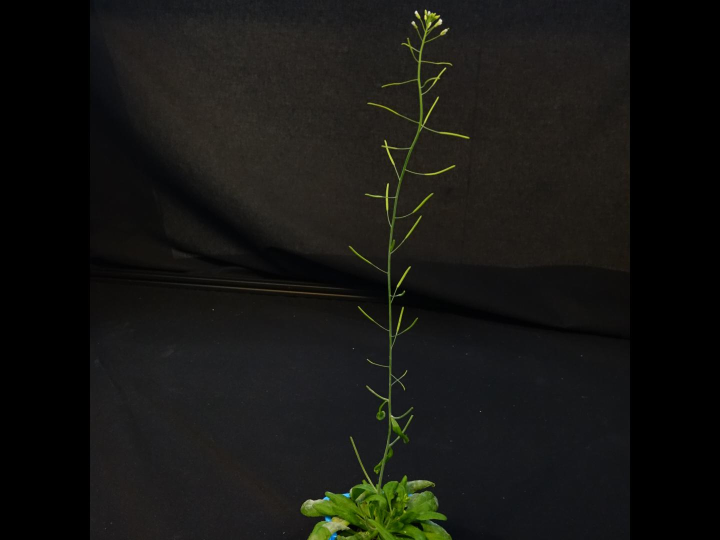
#> input picture tests/testdata/real_plant/images/00000_rgb.jpg, 1440 x 1080 px, found by its file name (shown at 1/2 size)
$ jupyter execute --allow-errors Research_-_Rotation_estimation_from_feature_matching.ipynb
#> lines starting #> are read from the running program, lines starting #| are printed output that depends on the picture
# Rotation estimation by feature matching

We performed 5 consecutive acquisitions of the same object (without moving it) with the _Plant Imager_.
The first image of the first dataset present a different pose than the other four.

We would like to estimate the difference in terms of **relative camera poses**.

[cell 1]
import numpy as np
import matplotlib.pyplot as plt

from pathlib import Path
from skimage.io import imread
from skimage.color import rgb2gray
from skimage.feature import match_descriptors, ORB, plot_matches
from skimage.measure import ransac
from skimage.transform import AffineTransform

## Load the images data

[cell 2]
root_path = Path("/data/ROMI/2022.10.10_Hardware_repeatability/Scans")
img_left = imread(root_path.joinpath('Sangoku_40_1/images/00000_rgb.jpg'))
#> img_left is the input picture: shape (1080, 1440, 3); mean R, G, B 22.1, 22.1, 19.4
img_right = imread(root_path.joinpath('Sangoku_40_2/images/00000_rgb.jpg'))

[cell 3]
img_left, img_right = map(rgb2gray, (img_left, img_right))
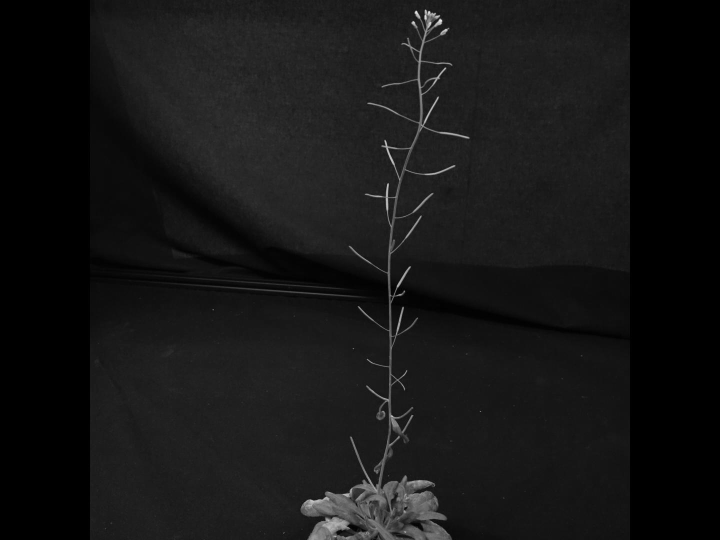
#> img_left: shape (1080, 1440) float64 (shown at 1/2 size); min 0, max 0.965, mean 0.086

[cell 4]
nr, nc = img_left.shape
#> nr = 1080; nc = 1440

[cell 5]
# build an RGB image with the unregistered sequence
unreg_im = np.zeros((nr, nc, 3))
unreg_im[..., 0] = img_left
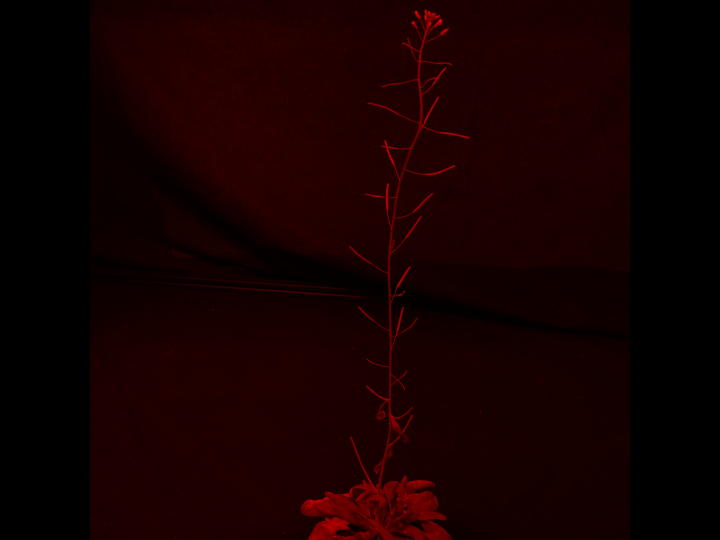
#> unreg_im: shape (1080, 1440, 3) float64 (shown at 1/2 size); mean of channels 0, 1, 2 0.086, 0, 0; drawn as R, G, B
unreg_im[..., 1] = img_right
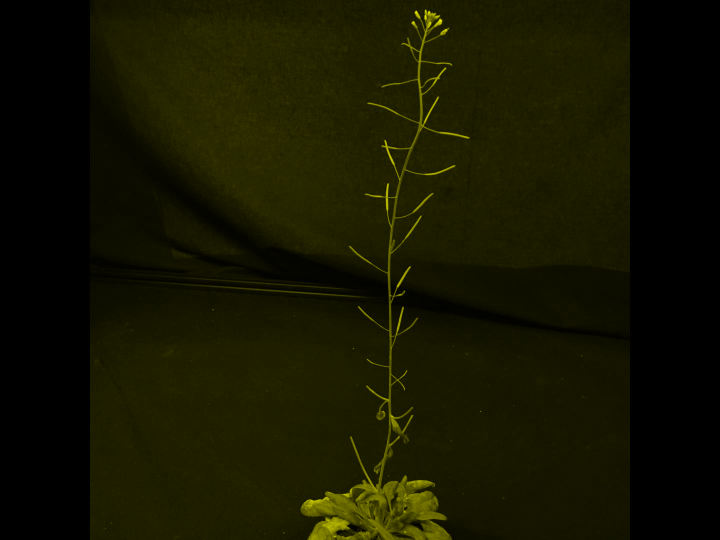
#> unreg_im: shape (1080, 1440, 3) float64 (shown at 1/2 size); mean of channels 0, 1, 2 0.086, 0.086, 0; drawn as R, G, B
unreg_im[..., 2] = img_right

$ run again, with tests/testdata/real_plant/images/00003_rgb.jpg copied over tests/testdata/real_plant/images/00000_rgb.jpg
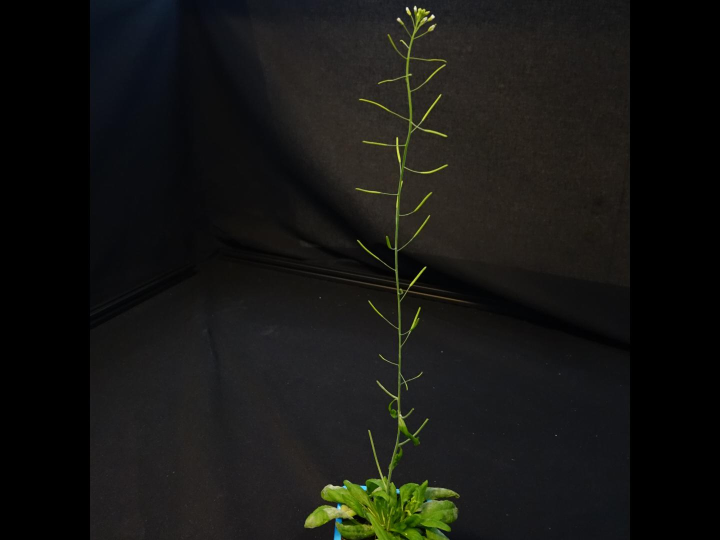
#> input picture tests/testdata/real_plant/images/00003_rgb.jpg, 1440 x 1080 px, found by its file name (shown at 1/2 size)
#> img_left is the input picture: shape (1080, 1440, 3); mean R, G, B 22, 22.1, 19.8
#> img_left: shape (1080, 1440) float64
#> `unreg_im[..., 0] = img_left`:
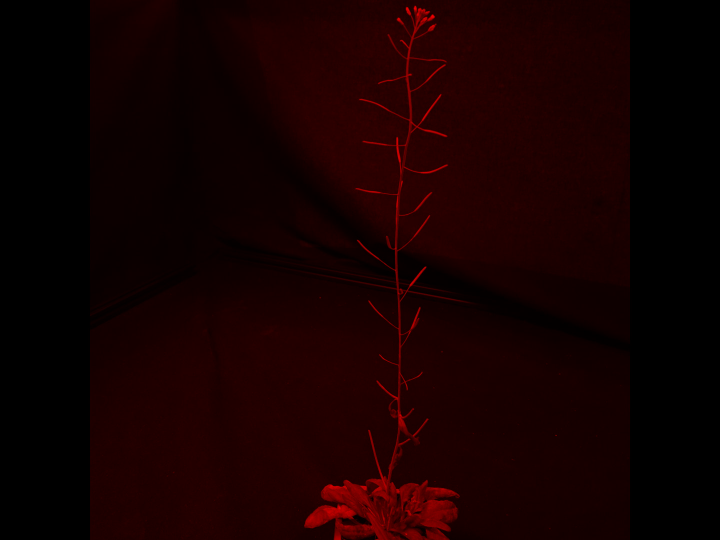
#> unreg_im: shape (1080, 1440, 3) float64 (shown at 1/2 size); mean of channels 0, 1, 2 0.0861, 0, 0; drawn as R, G, B
#> `unreg_im[..., 1] = img_right`:
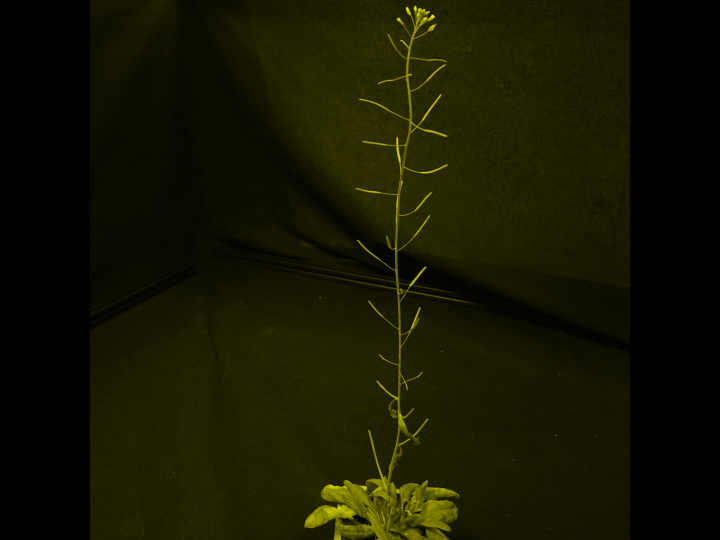
#> unreg_im: shape (1080, 1440, 3) float64 (shown at 1/2 size); mean of channels 0, 1, 2 0.0861, 0.0861, 0; drawn as R, G, B

$ run again, with tests/testdata/real_plant/images/00004_rgb.jpg copied over tests/testdata/real_plant/images/00000_rgb.jpg
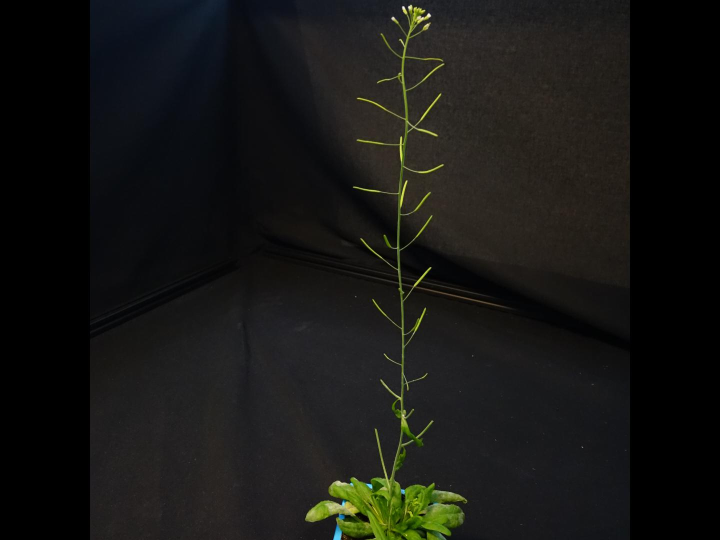
#> input picture tests/testdata/real_plant/images/00004_rgb.jpg, 1440 x 1080 px, found by its file name (shown at 1/2 size)
#> img_left is the input picture: shape (1080, 1440, 3); mean R, G, B 22.4, 22.5, 20.3
#> img_left: shape (1080, 1440) float64
#> `unreg_im[..., 0] = img_left`:
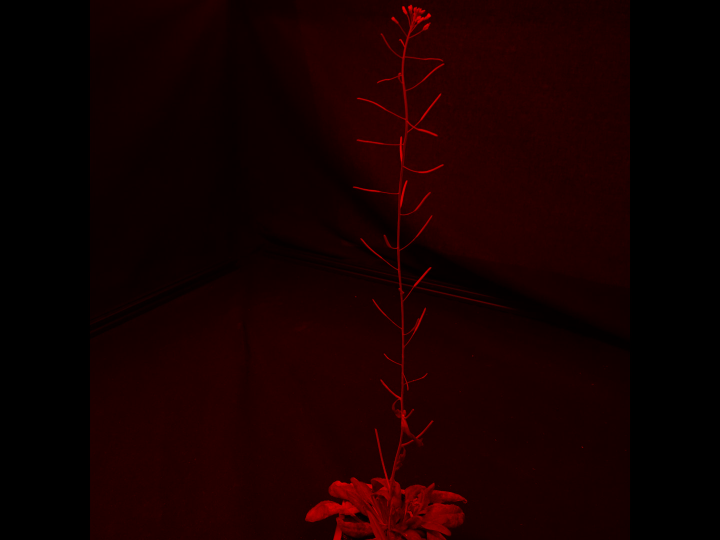
#> unreg_im: shape (1080, 1440, 3) float64 (shown at 1/2 size); mean of channels 0, 1, 2 0.0875, 0, 0; drawn as R, G, B
#> `unreg_im[..., 1] = img_right`:
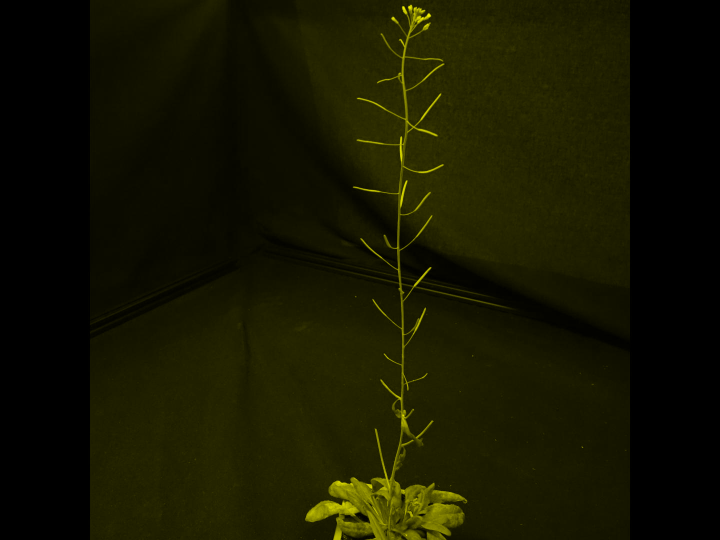
#> unreg_im: shape (1080, 1440, 3) float64 (shown at 1/2 size); mean of channels 0, 1, 2 0.0875, 0.0875, 0; drawn as R, G, B
